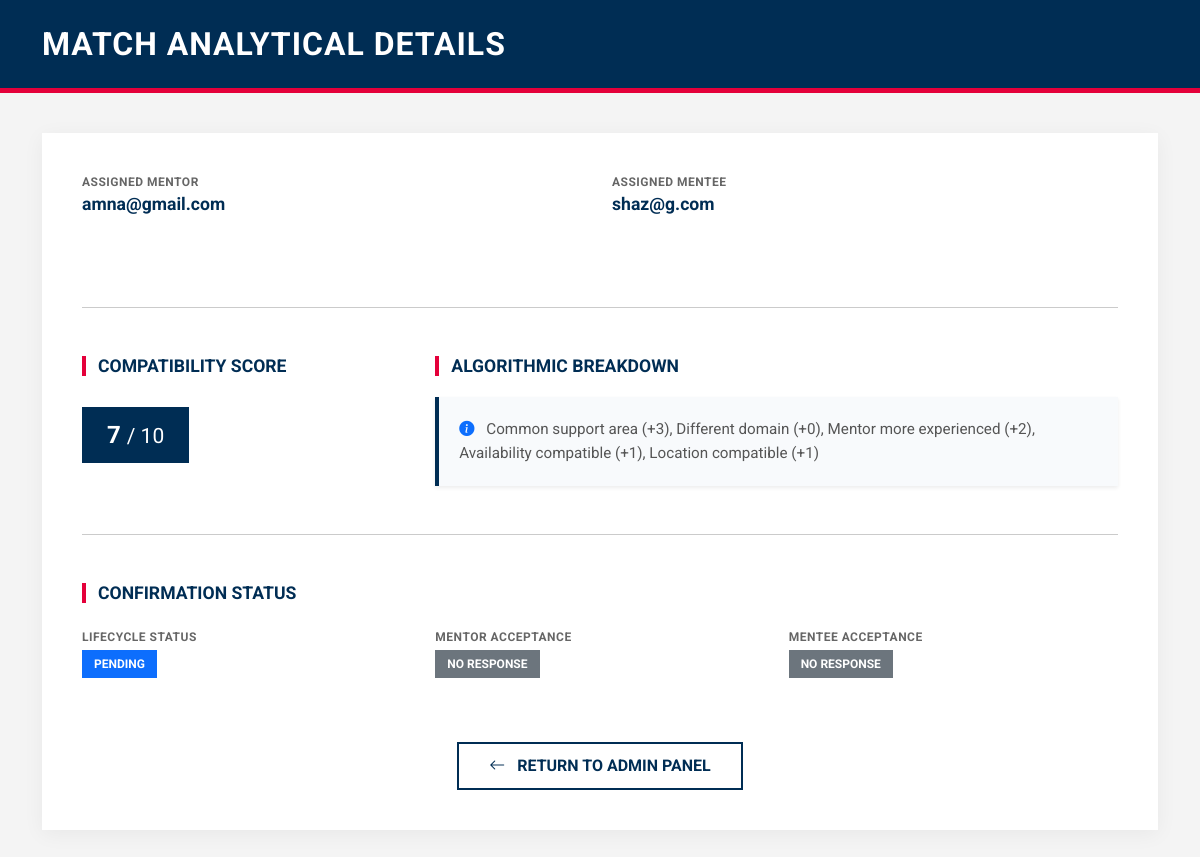
/match_details/2859, run on an earlier commit of the app's database.
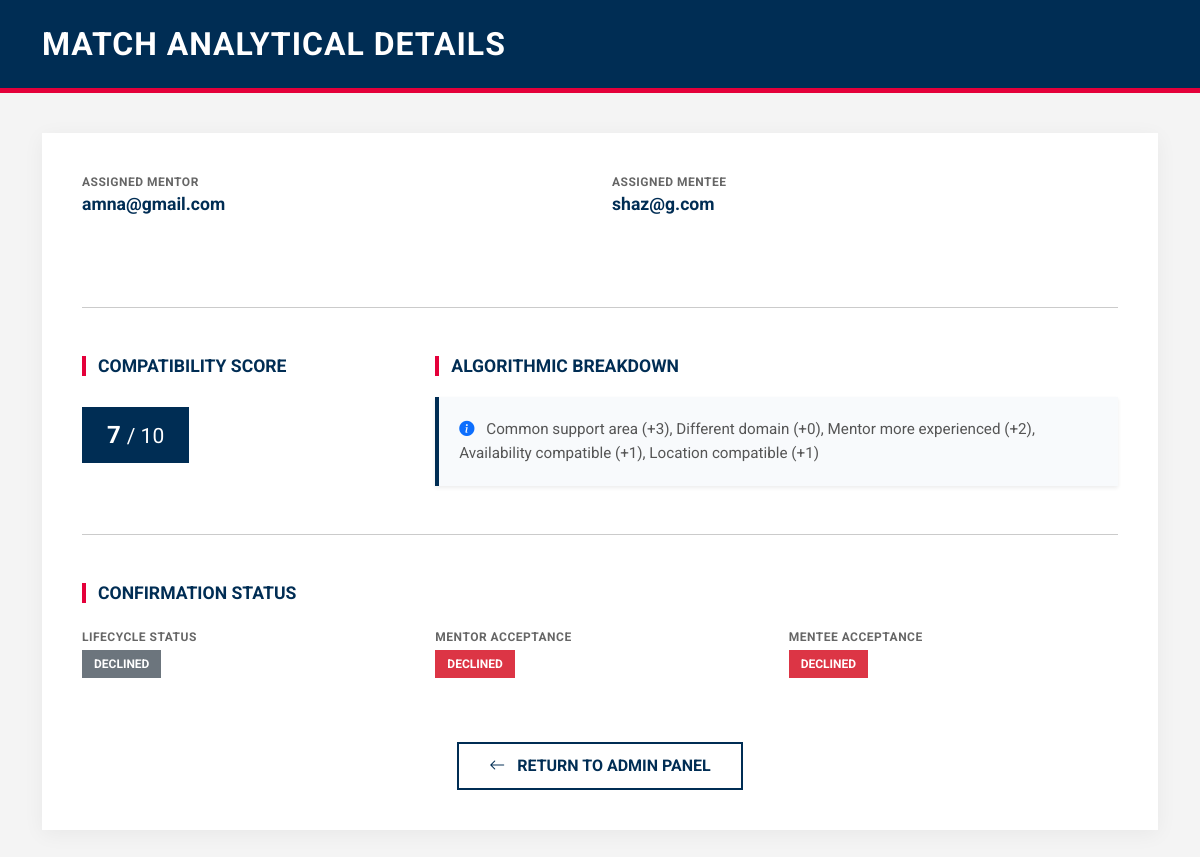
And on a later commit of the database.
### tables this page shows
CREATE TABLE users (
    id INTEGER PRIMARY KEY AUTOINCREMENT,
    email TEXT UNIQUE,
    password TEXT,
    role TEXT,
    level TEXT,
    experience TEXT,
    domain TEXT,
    availability TEXT,
    location TEXT,
    status TEXT
, verification_code TEXT, is_verified INTEGER DEFAULT 0, reset_code TEXT);

CREATE TABLE matches (
    id INTEGER PRIMARY KEY AUTOINCREMENT,
    mentor_id INTEGER,
    mentee_id INTEGER,
    score INTEGER,
    reason TEXT,
    status TEXT DEFAULT 'pending',
    mentor_response TEXT DEFAULT 'pending',
    mentee_response TEXT DEFAULT 'pending'
, created_at TEXT);

### app.py (the view)
@app.route("/match_details/<int:match_id>")
def match_details(match_id):
    conn = get_db()
    match = conn.execute("""
        SELECT m.*,
               u1.email AS mentor_email,
               u2.email AS mentee_email
        FROM matches m
        JOIN users u1 ON m.mentor_id = u1.id
        JOIN users u2 ON m.mentee_id = u2.id
        WHERE m.id=?
    """, (match_id,)).fetchone()
    conn.close()
    return render_template("match_details.html", match=match)

### app.py (called while the page is built)
def get_db():
    conn = sqlite3.connect("database.db", timeout=30)
    conn.row_factory = sqlite3.Row
    return conn

### templates/match_details.html (shortened to what this page needs)
<!DOCTYPE html>
<html lang="en">
<head>
    <link href="https://cdn.jsdelivr.net/npm/bootstrap@5.3.2/dist/css/bootstrap.min.css" rel="stylesheet">
    <link rel="stylesheet" href="https://cdn.jsdelivr.net/npm/bootstrap-icons@1.11.3/font/bootstrap-icons.min.css">
</head>
<body>
<header class="admin-header">
    <div class="container">
        <h2>Match Analytical Details</h2>
    </div>
</header>
<div class="container">
    <div class="details-card">
        <div class="row mb-5">
            <div class="col-md-6 info-group">
                <span class="info-label">Assigned Mentor</span>
                <p class="info-value">{{ match.mentor_email }}</p>
            </div>
            <div class="col-md-6 info-group">
                <span class="info-label">Assigned Mentee</span>
                <p class="info-value">{{ match.mentee_email }}</p>
            </div>
        </div>
        <hr class="mb-5">
        <div class="row mb-5">
            <div class="col-md-4">
                <h4 class="section-title">Compatibility Score</h4>
                <div class="score-display">
                    {{ match.score }} <small class="fw-normal">/ 10</small>
                </div>
            </div>
            <div class="col-md-8">
                <h4 class="section-title">Algorithmic Breakdown</h4>
                <div class="reason-box shadow-sm">
                    <i class="bi bi-info-circle-fill me-2 text-primary"></i>
                    {{ match.reason }}
                </div>
            </div>
        </div>
        <hr class="mb-5">
    <h4 class="section-title">Confirmation Status</h4>
    <div class="row mt-4">
        <div class="col-md-4 mb-3">
            <span class="info-label">Lifecycle Status</span>
            {% if match.status == "expired" %}
                <span class="badge status-badge bg-danger mt-1">Expired</span>
            {% elif match.status == "approved" %}
                <span class="badge status-badge bg-warning text-dark mt-1">
                    Awaiting Responses
                </span>
            {% elif match.status == "final" %}
                <span class="badge status-badge bg-success mt-1">
                    Confirmed
                </span>
            {% elif match.status == "declined" %}
                <span class="badge status-badge bg-secondary mt-1">
                    Declined
                </span>
            {% else %}
                <span class="badge status-badge bg-primary mt-1">
                    {{ match.status }}
                </span>
            {% endif %}
        </div>
        <div class="col-md-4 mb-3">
            <span class="info-label">Mentor Acceptance</span>
            {% if match.mentor_response == "accepted" %}
                <span class="badge status-badge bg-success mt-1">Accepted</span>
            {% elif match.mentor_response == "declined" %}
                <span class="badge status-badge bg-danger mt-1">Declined</span>
            {% else %}
                <span class="badge status-badge bg-secondary mt-1">
                    No Response
                </span>
            {% endif %}
        </div>
        <div class="col-md-4 mb-3">
            <span class="info-label">Mentee Acceptance</span>
            {% if match.mentee_response == "accepted" %}
                <span class="badge status-badge bg-success mt-1">Accepted</span>
            {% elif match.mentee_response == "declined" %}
                <span class="badge status-badge bg-danger mt-1">Declined</span>
            {% else %}
                <span class="badge status-badge bg-secondary mt-1">
                    No Response
                </span>
            {% endif %}
        </div>
    </div>
        <div class="text-center mt-5">
            <a href="/admin" class="btn btn-aston-outline">
                <i class="bi bi-arrow-left me-2"></i> Return to Admin Panel
            </a>
        </div>
    </div>
</div>
</body>
</html>

### templates/match_details.html (style rules this page uses)
:root { --aston-navy: #002d54; --aston-red: #e4003a; --aston-grey: #f4f4f4; --aston-dark-grey: #333333; }
body { background-color: var(--aston-grey); font-family: 'Roboto', Arial, sans-serif; color: var(--aston-dark-grey); }
.admin-header { background-color: var(--aston-navy); color: white; padding: 25px 0; border-bottom: 5px solid var(--aston-red); margin-bottom: 40px; }
.admin-header h2 { font-weight: 700; text-transform: uppercase; letter-spacing: 1px; margin: 0; }
.details-card { background: white; border: none; border-radius: 0; box-shadow: 0 4px 20px rgba(0,0,0,0.05); padding: 40px; margin-bottom: 50px; }
.section-title { color: var(--aston-navy); font-weight: 700; text-transform: uppercase; font-size: 1.1rem; margin-bottom: 20px; display: flex; align-items: center; }
.section-title::before { content: ""; display: inline-block; width: 4px; height: 20px; background: var(--aston-red); margin-right: 12px; }
.info-group { margin-bottom: 25px; }
.info-label { font-size: 0.75rem; font-weight: 700; color: #666; text-transform: uppercase; letter-spacing: 0.5px; display: block; }
.info-value { font-size: 1.1rem; color: var(--aston-navy); font-weight: 700; }
.score-display { background-color: var(--aston-navy); color: white; display: inline-block; padding: 10px 25px; font-size: 1.5rem; font-weight: 700; margin-top: 10px; }
.reason-box { background-color: #f8fafc; border-left: 4px solid var(--aston-navy); padding: 20px; font-size: 0.95rem; color: #555; line-height: 1.6; }
.status-badge { border-radius: 0; font-weight: 700; text-transform: uppercase; padding: 8px 12px; }
.btn-aston-outline { border: 2px solid var(--aston-navy); color: var(--aston-navy); border-radius: 0; font-weight: 700; text-transform: uppercase; padding: 10px 30px; transition: 0.3s; }

What changed in the data, as far as the page shows it:
changed matches: mentor_response "pending" → "declined" (drawn); mentee_response "pending" → "declined" (drawn); status "PENDING" → (not shown)
Also different on the page:
text no longer shown: "NO RESPONSE NO RESPONSE"
text now shown: "DECLINED DECLINED DECLINED"
